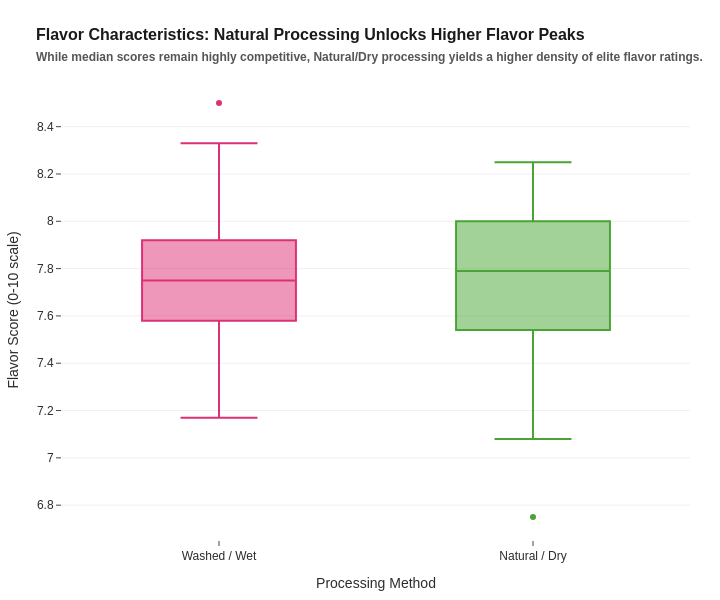

Notebook cell for this chart:
### Code cell
# 4. Processing Methods vs. Flavor Profiles
import pandas as pd
import plotly.express as px

# Filter for the two most prominent processing methods
df_proc = df_clean[df_clean['Processing Method'].isin(['Washed / Wet', 'Natural / Dry'])].copy()

#Create an elegant box plot to compare the sensory Flavor scores
fig4 = px.box(
    df_proc,
    x='Processing Method',
    y='Flavor',
    color='Processing Method',
    color_discrete_map={'Washed / Wet': "#DD3176", 'Natural / Dry': "#48a533"},
    points="outliers",
    labels={'Flavor': 'Flavor Score (0-10 scale)', 'Processing Method': 'Processing Method'}
)

fig4.update_layout(
    title="<b>Flavor Characteristics:</b> Natural Processing Unlocks Higher Flavor Peaks<br><span style='font-size:12px; color:#555;'>While median scores remain highly competitive, Natural/Dry processing yields a higher density of elite flavor ratings.</span>",
    showlegend=False,
    width=720,
    height=600
)

fig4.show()

### Figure 1 — Plotly figure (JSON) as saved in the notebook; plotly's stock layout.template omitted (floating-point values rounded to 4 significant figures)
{"data": [{"alignmentgroup": "True", "boxpoints": "outliers", "hovertemplate": "Processing Method=%{x}<br>Flavor Score (0-10 scale)=%{y}<extra></extra>", "legendgroup": "Washed / Wet", "marker": {"color": "#DD3176"}, "name": "Washed / Wet", "notched": false, "offsetgroup": "Washed / Wet", "orientation": "v", "showlegend": true, "type": "box", "x": ["Washed / Wet", "Washed / Wet", "Washed / Wet", "Washed / Wet", "Washed / Wet", "Washed / Wet", "Washed / Wet", "Washed / Wet", "Washed / Wet", "Washed / Wet", "Washed / Wet", "Washed / Wet", "Washed / Wet", "Washed / Wet", "Washed / Wet", "Washed / Wet", "Washed / Wet", "Washed / Wet", "Washed / Wet", "Washed / Wet", "Washed / Wet", "Washed / Wet", "Washed / Wet", "Washed / Wet", "Washed / Wet", "Washed / Wet", "Washed / Wet", "Washed / Wet", "Washed / Wet", "Washed / Wet", "Washed / Wet", "Washed / Wet", "Washed / Wet", "Washed / Wet", "Washed / Wet", "Washed / Wet", "Washed / Wet", "Washed / Wet", "Washed / Wet", "Washed / Wet", "Washed / Wet", "Washed / Wet", "Washed / Wet", "Washed / Wet", "Washed / Wet", "Washed / Wet", "Washed / Wet", "Washed / Wet", "Washed / Wet", "Washed / Wet", "Washed / Wet", "Washed / Wet", "Washed / Wet", "Washed / Wet", "Washed / Wet", "Washed / Wet", "Washed / Wet", "Washed / Wet", "Washed / Wet", "Washed / Wet", "Washed / Wet", "Washed / Wet", "Washed / Wet", "Washed / Wet", "Washed / Wet", "Washed / Wet", "Washed / Wet", "Washed / Wet", "Washed / Wet", "Washed / Wet", "Washed / Wet", "Washed / Wet", "Washed / Wet", "Washed / Wet", "Washed / Wet", "Washed / Wet", "Washed / Wet", "Washed / Wet", "Washed / Wet", "Washed / Wet", "Washed / Wet", "Washed / Wet", "Washed / Wet", "Washed / Wet", "Washed / Wet", "Washed / Wet", "Washed / Wet", "Washed / Wet", "Washed / Wet", "Washed / Wet", "Washed / Wet", "Washed / Wet"], "x0": " ", "xaxis": "x", "y": [8.5, 8.17, 8.33, 8.17, 8.08, 8, 8, 8, 7.92, 8.17, 7.83, 7.75, 7.92, 7.92, 8.08, 7.92, 7.92, 8.08, 7.92, 8, 7.75, 7.92, 7.83, 8, 7.83, 7.83, 7.83, 7.92, 7.83, 8, 7.83, 7.75, 7.92, 7.92, 7.75, 7.92, 7.75, 7.92, 7.83, 7.75, 7.67, 7.75, 7.67, 7.67, 7.83, 7.67, 7.75, 7.42, 7.67, 7.92, 7.67, 7.67, 7.67, 7.75, 7.83, 7.75, 7.58, 7.67, 7.67, 7.58, 7.67, 7.5, 7.5, 7.58, 7.67, 7.58, 7.58, 7.58, 7.33, 7.67, 7.58, 7.42, 7.58, 7.42, 7.5, 7.5, 7.67, 7.5, 7.42, 7.5, 7.67, 7.58, 7.42, 7.5, 7.5, 7.42, 7.42, 7.25, 7.17, 7.25, 7.25, 7.17], "y0": " ", "yaxis": "y"}, {"alignmentgroup": "True", "boxpoints": "outliers", "hovertemplate": "Processing Method=%{x}<br>Flavor Score (0-10 scale)=%{y}<extra></extra>", "legendgroup": "Natural / Dry", "marker": {"color": "#48a533"}, "name": "Natural / Dry", "notched": false, "offsetgroup": "Natural / Dry", "orientation": "v", "showlegend": true, "type": "box", "x": ["Natural / Dry", "Natural / Dry", "Natural / Dry", "Natural / Dry", "Natural / Dry", "Natural / Dry", "Natural / Dry", "Natural / Dry", "Natural / Dry", "Natural / Dry", "Natural / Dry", "Natural / Dry", "Natural / Dry", "Natural / Dry", "Natural / Dry", "Natural / Dry", "Natural / Dry", "Natural / Dry", "Natural / Dry", "Natural / Dry", "Natural / Dry", "Natural / Dry", "Natural / Dry", "Natural / Dry", "Natural / Dry", "Natural / Dry", "Natural / Dry", "Natural / Dry", "Natural / Dry", "Natural / Dry", "Natural / Dry", "Natural / Dry", "Natural / Dry", "Natural / Dry", "Natural / Dry", "Natural / Dry"], "x0": " ", "xaxis": "x", "y": [8.25, 8, 8.17, 8.17, 7.92, 8, 7.92, 8.08, 8, 8.08, 8, 7.83, 7.75, 8, 7.83, 7.92, 7.75, 7.75, 7.83, 7.83, 7.83, 7.67, 7.5, 7.58, 7.58, 7.67, 7.58, 7.58, 7.25, 7.42, 7.33, 7.25, 7.17, 7.17, 7.08, 6.75], "y0": " ", "yaxis": "y"}], "layout": {"boxmode": "overlay", "height": 600, "legend": {"title": {"text": "Processing Method"}, "tracegroupgap": 0}, "showlegend": false, "title": {"text": "<b>Flavor Characteristics:</b> Natural Processing Unlocks Higher Flavor Peaks<br><span style='font-size:12px; color:#555;'>While median scores remain highly competitive, Natural/Dry processing yields a higher density of elite flavor ratings.</span>"}, "width": 720, "xaxis": {"anchor": "y", "categoryarray": ["Washed / Wet", "Natural / Dry"], "categoryorder": "array", "domain": [0, 1], "title": {"text": "Processing Method"}}, "yaxis": {"anchor": "x", "domain": [0, 1], "title": {"text": "Flavor Score (0-10 scale)"}}}}
